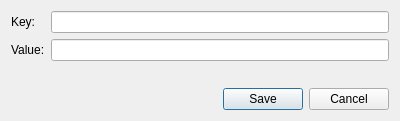
<?xml version="1.0" encoding="UTF-8"?>
<ui version="4.0">
 <class>Dialog</class>
 <widget class="QDialog" name="Dialog">
  <property name="geometry">
   <rect>
    <x>0</x>
    <y>0</y>
    <width>400</width>
    <height>121</height>
   </rect>
  </property>
  <property name="windowTitle">
   <string>Value editor</string>
  </property>
  <layout class="QVBoxLayout" name="verticalLayout">
   <item>
    <layout class="QFormLayout" name="formLayout">
     <item row="0" column="0">
      <widget class="QLabel" name="label">
       <property name="text">
        <string>Key:</string>
       </property>
      </widget>
     </item>
     <item row="0" column="1">
      <widget class="QLineEdit" name="lineEdit"/>
     </item>
     <item row="1" column="0">
      <widget class="QLabel" name="label_2">
       <property name="text">
        <string>Value:</string>
       </property>
      </widget>
     </item>
     <item row="1" column="1">
      <widget class="QLineEdit" name="lineEdit_2"/>
     </item>
    </layout>
   </item>
   <item>
    <widget class="QDialogButtonBox" name="buttonBox">
     <property name="orientation">
      <enum>Qt::Horizontal</enum>
     </property>
     <property name="standardButtons">
      <set>QDialogButtonBox::Cancel|QDialogButtonBox::Save</set>
     </property>
    </widget>
   </item>
  </layout>
 </widget>
 <resources/>
 <connections>
  <connection>
   <sender>buttonBox</sender>
   <signal>accepted()</signal>
   <receiver>Dialog</receiver>
   <slot>accept()</slot>
   <hints>
    <hint type="sourcelabel">
     <x>248</x>
     <y>254</y>
    </hint>
    <hint type="destinationlabel">
     <x>157</x>
     <y>274</y>
    </hint>
   </hints>
  </connection>
  <connection>
   <sender>buttonBox</sender>
   <signal>rejected()</signal>
   <receiver>Dialog</receiver>
   <slot>reject()</slot>
   <hints>
    <hint type="sourcelabel">
     <x>316</x>
     <y>260</y>
    </hint>
    <hint type="destinationlabel">
     <x>286</x>
     <y>274</y>
    </hint>
   </hints>
  </connection>
 </connections>
</ui>
